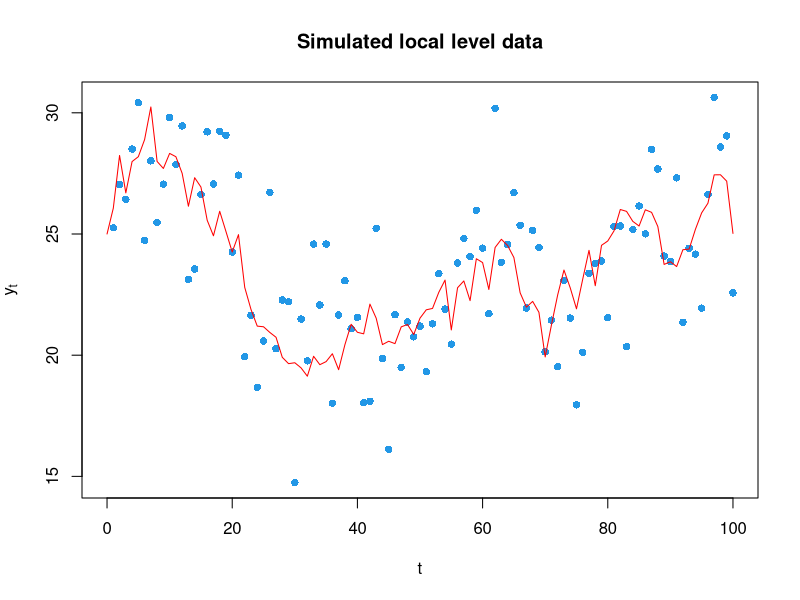
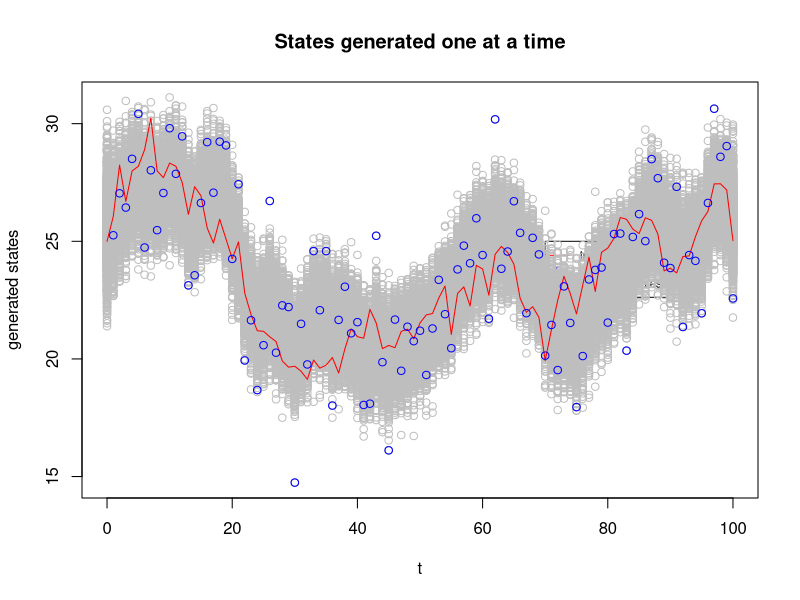

Write the R code that produced these figures, in order.
########################################################################
#
# Program to complete an MCMC for the local level model (states only)
# Generating state variables one at a time (i.e. with Gibbs sampling)
# conditional on the true variance parameters (simulated data)
#
# Code written by Catherine Forbes 2015
#
########################################################################

## set parameters
sigeta.true = 1
sigeps.true = 2

# Generate data values
set.seed(2339570)
T=100

y = rep(0,T) # initialise observed values
alpha.true = rep(0,T) # initialise true alpha values for periods 1:T

# Generate states at time t=0 and t=1, and observation at time t=1
alpha0.true = 25 # true alpha at period t=0
alpha.true[1] = rnorm(1, alpha0.true, sigeta.true) 
y[1] = rnorm(1,alpha.true[1],sigeps.true)

# Generate states and observations for times t=2 to t=T
for(i in 2:T){
  alpha.true[i] = rnorm(1, alpha.true[(i-1)], sigeta.true)
  y[i] = rnorm(1, alpha.true[i], sigeps.true)
}

# Plot the data
par(mfrow=c(1,1))
ry = range(y,alpha.true, alpha0.true) # ensure range is sufficient
plot(0:T,c(NA,y[1:T]),col=4,ylim=ry,xlab="t",ylab=expression(y[t]),pch=16)
title("Simulated local level data")
lines(0:T,c(alpha0.true,alpha.true),col="red")

# Now think about inference for the state variables, given the data and the variance parameters

# functions 

gen_alpha0.f=function(state1,sigsq0,sigsqstate){
  # this function generates alpha_0 from its full conditional distribution
  
  # condition on alpha_(t+1)
  condmean = state1*sigsq0/(sigsq0+sigsqstate)
#  condvar = sigsq0 - (sigsq0^2)/(sigsq0+sigsqstate) 
  condvar = sigsq0*sigsqstate/(sigsq0+sigsqstate) # more stable calculation
  
  out = rnorm(1,condmean,sqrt(condvar))
  return(out)
}

gen_alphat.f=function(stateminus1,stateplus1,obs_y,sigsqobs,sigsqstate){
  # this function generates alpha_t from its full conditional distribution
  
  # first condition on alpha_t on alpha_(t-1) and alpha(t+1)
  m = (stateminus1+stateplus1)/2 
  V = sigsqstate/2 
  
  # then condition on the observation too
  condmean = m + (obs_y - m)*V/(V+sigsqobs)
#  condvar = V - V^2/(V+sigsqobs)
  condvar = sigsqobs*V/(V+sigsqobs) # more stable calculation
  
  out = rnorm(1,condmean,sqrt(condvar))
  return(out)
}

gen_alphaT.f=function(stateminus1,data,sigsqobs,sigsqstate){
  # this function generates alpha_T from its full conditional distribution
  
  # first condition on alpha_t on alpha_(t-1)
  m = stateminus1
  V = sigsqstate
  
  # then condition on the observation too
  condmean = m + (data - m)*V/(V+sigsqobs)
# condvar = V - V^2/(V+sigsqobs)
 condvar = V*sigsqobs/(V+sigsqobs) # more stable calculation
  
  out = rnorm(1,condmean,sqrt(condvar))
  return(out)
}

# condition on the true sigmas
P0l0 = 10^2 # note a0l0=1 so has dropped out of the expressions
sigeta = sigeta.true
sigeps = sigeps.true

BGibbs = 100
MGibbs = 1000 
Mreps = BGibbs + MGibbs # total number of replications of the state vector

State0 = rep(0,Mreps) # storage for generated states at time t=0
States = matrix(c(0),Mreps,T) # storage generated states at times t=1,2,..,T

# arbitrary starting values
State0[1] = mean(y)
States[1,] = y

# now generate those states, one at a time, conditional on all other states 
# (and conditional on the data, and the other parameters)

for(iter in 2:Mreps){
  
  State0[iter]=gen_alpha0.f(States[(iter-1),1],P0l0,sigeta^2)
  
  for(t in 1:(T-1)){  
    if(t==1){
      States[iter,t]=gen_alphat.f(State0[iter],States[(iter-1),(t+1)],y[t],sigeps^2,sigeta^2)
    } else {
      States[iter,t]=gen_alphat.f(States[iter,(t-1)],States[(iter-1),(t+1)],y[t],sigeps^2,sigeta^2)
      }
  }
  States[iter,T]=gen_alphaT.f(States[iter,(T-1)],y[T],sigeps^2,sigeta^2)
  
  # Add generation of Gibbs draws for two variance parameters here
  
}

# Take a look at the generated states
plot(0:T,c(State0[1],States[1,]),col="grey",ylim=range(State0,States),xlab="t",ylab="generated states")
legend(x=70,y=25,legend=c("true states","observations","generated states"),cex=0.7,col=c("red","blue","grey"),lty=c(1,NA,NA),pch=c(NA,1,1))
title("States generated one at a time")

for(iter in 1:Mreps){
points(0:T,c(State0[iter],States[iter,]),col="grey",pch=1)
}
lines(0:T,c(alpha0.true,alpha.true),col="red")
points(1:T,y,col="blue")

library(coda)
my.mcmc = mcmc(States,start=BGibbs+1)
summary(my.mcmc)

effectiveSize(my.mcmc)
